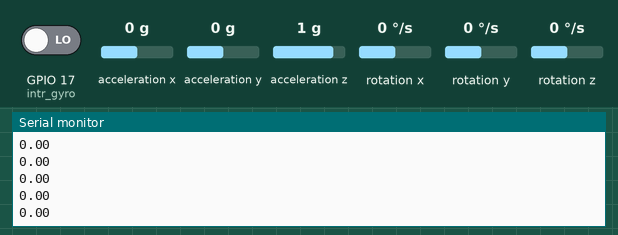
A sketch run on a simulated ESP32. Parts: the last lines printed to the serial monitor. The test bench sets the inputs (shaded band); at power-on: acceleration x 0 g, acceleration y 0 g, acceleration z 1 g, GPIO 17 (intr_gyro) LOW, rotation x 0 °/s, rotation y 0 °/s, rotation z 0 °/s. The sensor or clock chip raises its interrupt line as the real part does.

Above: at 1.7 s.
1.8 s: acceleration x set to -1.4 g
At 2.47 s:
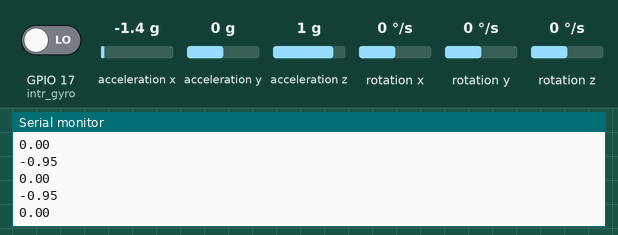
3.3 s: acceleration y set to -1.4 g
At 3.77 s:
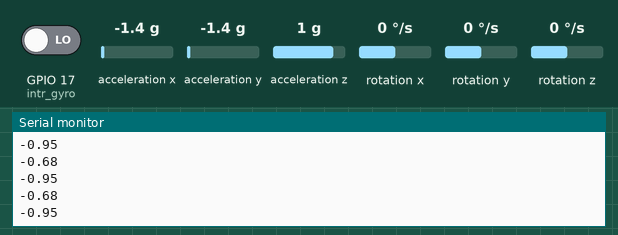
4.8 s: acceleration z set to -1.4 g
At 5.07 s:
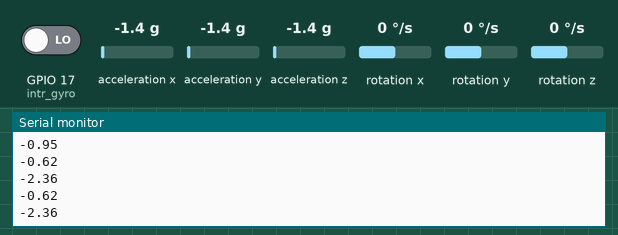
Timing chart, 0 to 7.8 s (numbered marks = the images above; inputs shaded):
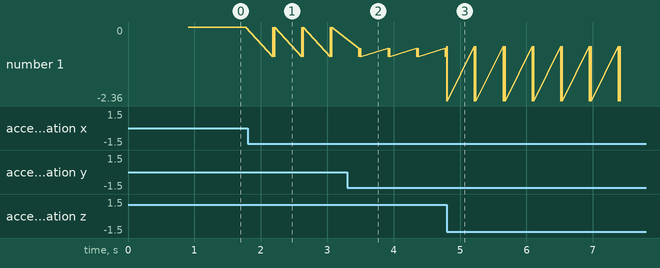

Measured:
- after the input at 1.8 s, the serial monitor: prints a new line after 0.38 s (image 1)
- after the input at 3.3 s, the serial monitor: prints a new line after 0.18 s (image 2)
- after the input at 4.8 s, the serial monitor: prints a new line at once (image 3)
- plotted number 1: -0.95 → -2.36 after the input at 4.8 s

The sketch:

autonomousaircraft.ino
```cpp
//------------------------------read pwm--------------------------------------
//volatile int pwm_value = 0;
//volatile int prev_time = 0;
//int reciever_pin = 4;
//int relay_pin = 16;
//
//void rising() {
//  attachInterrupt(reciever_pin, falling, FALLING);
//  prev_time = micros();
//}
//void falling() {
//  attachInterrupt(reciever_pin, rising, RISING);
//  pwm_value = micros()-prev_time;
//
//}
//void setup() {
//  pinMode(relay_pin, OUTPUT);
//    Serial.begin(115200);
//  attachInterrupt(reciever_pin, rising, RISING);
//}
//
//void loop() {
//  Serial.println(pwm_value);
//  if (pwm_value < 1450 && pwm_value > 10 ) // turn on autopilot mode
//  {
//     digitalWrite(relay_pin, HIGH);
//
//    }
//  else if (pwm_value > 1450){
//     digitalWrite(relay_pin, LOW);
//    }
//
//}

// -----------------------------------SDCARD----------------------------

///*
//* Connect the SD card to the following pins:
//*
//* SD Card | ESP32
//* D2 -
//* D3 SS
//* CMD MOSI
//* VSS GND
//* VDD 3.3V
//* CLK SCK
//* VSS GND
//* D0 MISO
//* D1 -
//*/
//#include "FS.h"
//#include "SD.h"
//#include "SPI.h"
//
//void listDir(fs::FS &fs, const char * dirname, uint8_t levels){
//Serial.printf("Listing directory: %s\n", dirname);
//
//File root = fs.open(dirname);
//if(!root){
//Serial.println("Failed to open directory");
//return;
//}
//if(!root.isDirectory()){
//Serial.println("Not a directory");
//return;
//}
//
//File file = root.openNextFile();
//while(file){
//if(file.isDirectory()){
//Serial.print(" DIR : ");
//Serial.println(file.name());
//if(levels){
//listDir(fs, file.name(), levels -1);
//}
//} else {
//Serial.print(" FILE: ");
//Serial.print(file.name());
//Serial.print(" SIZE: ");
//Serial.println(file.size());
//}
//file = root.openNextFile();
//}
//}
//
//void createDir(fs::FS &fs, const char * path){
//Serial.printf("Creating Dir: %s\n", path);
//if(fs.mkdir(path)){
//Serial.println("Dir created");
//} else {
//Serial.println("mkdir failed");
//}
//}
//
//void removeDir(fs::FS &fs, const char * path){
//Serial.printf("Removing Dir: %s\n", path);
//if(fs.rmdir(path)){
//Serial.println("Dir removed");
//} else {
//Serial.println("rmdir failed");
//}
//}
//
//void readFile(fs::FS &fs, const char * path){
//Serial.printf("Reading file: %s\n", path);
//
//File file = fs.open(path);
//if(!file){
//Serial.println("Failed to open file for reading");
//return;
//}
//
//Serial.print("Read from file: ");
//while(file.available()){
//Serial.write(file.read());
//}
//}
//
//void writeFile(fs::FS &fs, const char * path, const char * message){
//Serial.printf("Writing file: %s\n", path);
//
//File file = fs.open(path, FILE_WRITE);
//if(!file){
//Serial.println("Failed to open file for writing");
//return;
//}
//if(file.print(message)){
//Serial.println("File written");
//} else {
//Serial.println("Write failed");
//}
//}
//
//void appendFile(fs::FS &fs, const char * path, const char * message){
//Serial.printf("Appending to file: %s\n", path);
//
//File file = fs.open(path, FILE_APPEND);
//if(!file){
//Serial.println("Failed to open file for appending");
//return;
//}
//if(file.print(message)){
//Serial.println("Message appended");
//} else {
//Serial.println("Append failed");
//}
//}
//
//void renameFile(fs::FS &fs, const char * path1, const char * path2){
//Serial.printf("Renaming file %s to %s\n", path1, path2);
//if (fs.rename(path1, path2)) {
//Serial.println("File renamed");
//} else {
//Serial.println("Rename failed");
//}
//}
//
//void deleteFile(fs::FS &fs, const char * path){
//Serial.printf("Deleting file: %s\n", path);
//if(fs.remove(path)){
//Serial.println("File deleted");
//} else {
//Serial.println("Delete failed");
//}
//}
//
//void testFileIO(fs::FS &fs, const char * path){
//File file = fs.open(path);
//static uint8_t buf[512];
//size_t len = 0;
//uint32_t start = millis();
//uint32_t end = start;
//if(file){
//len = file.size();
//size_t flen = len;
//start = millis();
//while(len){
//size_t toRead = len;
//if(toRead > 512){
//toRead = 512;
//}
//file.read(buf, toRead);
//len -= toRead;
//}
//end = millis() - start;
//Serial.printf("%u bytes read for %u ms\n", flen, end);
//file.close();
//} else {
//Serial.println("Failed to open file for reading");
//}
//
//file = fs.open(path, FILE_WRITE);
//if(!file){
//Serial.println("Failed to open file for writing");
//return;
//}
//
//size_t i;
//start = millis();
//for(i=0; i<2048; i++){
//file.write(buf, 512);
//}
//end = millis() - start;
//Serial.printf("%u bytes written for %u ms\n", 2048 * 512, end);
//file.close();
//}
//
//void setup(){
//Serial.begin(115200);
//if(!SD.begin()){
//Serial.println("Card Mount Failed");
//return;
//}
//uint8_t cardType = SD.cardType();
//
//if(cardType == CARD_NONE){
//Serial.println("No SD card attached");
//return;
//}
//
//Serial.print("SD Card Type: ");
//if(cardType == CARD_MMC){
//Serial.println("MMC");
//} else if(cardType == CARD_SD){
//Serial.println("SDSC");
//} else if(cardType == CARD_SDHC){
//Serial.println("SDHC");
//} else {
//Serial.println("UNKNOWN");
//}
//
//uint64_t cardSize = SD.cardSize() / (1024 * 1024);
//Serial.printf("SD Card Size: %lluMB\n", cardSize);
//
////basic file operations that can be added to a loop
//
//listDir(SD, "/", 0);
//createDir(SD, "/mydir");
//listDir(SD, "/", 0);
//removeDir(SD, "/mydir");
//listDir(SD, "/", 2);
//writeFile(SD, "/hello.txt", "Hello ");
//appendFile(SD, "/hello.txt", "World!\n");
//readFile(SD, "/hello.txt");
//deleteFile(SD, "/foo.txt");
//renameFile(SD, "/hello.txt", "/foo.txt");
//readFile(SD, "/foo.txt");
//testFileIO(SD, "/test.txt");
//}
//
//void loop(){
//
//}


//----------------------------Gyro------------------------------------
#include <Arduino.h>
#include "MPU6050_6Axis_MotionApps20.h"
#include "I2Cdev.h"
#define MY_PIN 34 // we could choose any pin

const int servo1=35;
const int servo2=32;
const int intr_gyro = 17;
int variation = 2;


#if I2CDEV_IMPLEMENTATION == I2CDEV_ARDUINO_WIRE
    #include "Wire.h"
#endif

//Servo myservoY; // Roll
//Servo myservoX; // Pitch

MPU6050 mpu;
//MPU6050 mpu(0x69); // <-- use for AD0 high

#define OUTPUT_READABLE_YAWPITCHROLL

bool blinkState = false;

// MPU control/status vars
bool dmpReady = false;  // set true if DMP init was successful
uint8_t mpuIntStatus;   // holds actual interrupt status byte from MPU
uint8_t devStatus;      // return status after each device operation (0 = success, !0 = error)
uint16_t packetSize;    // expected DMP packet size (default is 42 bytes)
uint16_t fifoCount;     // count of all bytes currently in FIFO
uint8_t fifoBuffer[64]; // FIFO storage buffer

// orientation/motion vars
Quaternion q;           // [w, x, y, z]         quaternion container
VectorInt16 aa;         // [x, y, z]            accel sensor measurements
VectorInt16 aaReal;     // [x, y, z]            gravity-free accel sensor measurements
VectorInt16 aaWorld;    // [x, y, z]            world-frame accel sensor measurements
VectorFloat gravity;    // [x, y, z]            gravity vector
float euler[3];         // [psi, theta, phi]    Euler angle container
float ypr[3];           // [yaw, pitch, roll]   yaw/pitch/roll container and gravity vector

// packet structure for InvenSense teapot demo
uint8_t teapotPacket[14] = { '$', 0x02, 0,0, 0,0, 0,0, 0,0, 0x00, 0x00, '\r', '\n' };


// ================================================================
// ===               INTERRUPT DETECTION ROUTINE                ===
// ================================================================

volatile bool mpuInterrupt = false;     // indicates whether MPU interrupt pin has gone high
void dmpDataReady() {
    mpuInterrupt = true;
}


// ================================================================
// ===                      INITIAL SETUP                       ===
// ================================================================

void setup() {
  Serial.begin(115200);
//    pinMode(servo1, OUTPUT);
//    pinMode(servo2, OUTPUT);

//     pinMode(MY_PIN, INPUT);
//     digitalWrite(MY_PIN, HIGH);


    // join I2C bus (I2Cdev library doesn't do this automatically)
    #if I2CDEV_IMPLEMENTATION == I2CDEV_ARDUINO_WIRE
        Wire.begin();
//        TWBR = 24; // 400kHz I2C clock (200kHz if CPU is 8MHz)
    #elif I2CDEV_IMPLEMENTATION == I2CDEV_BUILTIN_FASTWIRE
        Fastwire::setup(400, true);
    #endif

//Attach servo

//  myservoY.attach(33); // Attach Y servo to pin 33
//  myservoX.attach(25);// Attach X servo to pin 25

//  myservoY.write(0);
//  myservoX.write(0);


    // initialize serial communication
    // (115200 chosen because it is required for Teapot Demo output, but it's
    // really up to you depending on your project)

    while (!Serial); // wait for Leonardo enumeration, others continue immediately

    // NOTE: 8MHz or slower host processors, like the Teensy @ 3.3v or Ardunio
    // Pro Mini running at 3.3v, cannot handle this baud rate reliably due to
    // the baud timing being too misaligned with processor ticks. You must use
    // 38400 or slower in these cases, or use some kind of external separate
    // crystal solution for the UART timer.

    // initialize device

    mpu.initialize();

    // verify connection


/*
    // wait for ready
    Serial.println(F("\nSend any character to begin DMP programming and demo: "));
    while (Serial.available() && Serial.read()); // empty buffer
    while (!Serial.available());                 // wait for data
    while (Serial.available() && Serial.read()); // empty buffer again
*/
    // load and configure the DMP

    devStatus = mpu.dmpInitialize();

    // supply your own gyro offsets here, scaled for min sensitivity
    mpu.setXGyroOffset(220);
    mpu.setYGyroOffset(76);
    mpu.setZGyroOffset(-85);
    mpu.setZAccelOffset(1788); // 1688 factory default for my test chip

    // make sure it worked (returns 0 if so)
    if (devStatus == 0)
    {
        // turn on the DMP, now that it's ready

        mpu.setDMPEnabled(true);

        // enable Arduino interrupt detection

        attachInterrupt(intr_gyro, dmpDataReady, RISING);
        mpuIntStatus = mpu.getIntStatus();

        // set our DMP Ready flag so the main loop() function knows it's okay to use it

        dmpReady = true;

        // get expected DMP packet size for later comparison
        packetSize = mpu.dmpGetFIFOPacketSize();
    } else {
        // ERROR!
        // 1 = initial memory load failed
        // 2 = DMP configuration updates failed
        // (if it's going to break, usually the code will be 1)


    }

    // configure LED for output

}


// ================================================================
// ===                    MAIN PROGRAM LOOP                     ===
// ================================================================

void loop() {
    // if programming failed, don't try to do anything
    if (!dmpReady) return;

    // wait for MPU interrupt or extra packet(s) available
    while (!mpuInterrupt && fifoCount < packetSize) {
        // other program behavior stuff here
        // .
        // .
        // .
        // if you are really paranoid you can frequently test in between other
        // stuff to see if mpuInterrupt is true, and if so, "break;" from the
        // while() loop to immediately process the MPU data
        // .
        // .
        // .
    }

    // reset interrupt flag and get INT_STATUS byte
    mpuInterrupt = false;
    mpuIntStatus = mpu.getIntStatus();

    // get current FIFO count
    fifoCount = mpu.getFIFOCount();

    // check for overflow (this should never happen unless our code is too inefficient)
    if ((mpuIntStatus & 0x10) || fifoCount == 1024) {
        // reset so we can continue cleanly
        mpu.resetFIFO();

    // otherwise, check for DMP data ready interrupt (this should happen frequently)
    } else if (mpuIntStatus & 0x02) {
        // wait for correct available data length, should be a VERY short wait
        while (fifoCount < packetSize) fifoCount = mpu.getFIFOCount();

        // read a packet from FIFO
        mpu.getFIFOBytes(fifoBuffer, packetSize);

        // track FIFO count here in case there is > 1 packet available
        // (this lets us immediately read more without waiting for an interrupt)
        fifoCount -= packetSize;

        #ifdef OUTPUT_READABLE_YAWPITCHROLL
            // display Euler angles in degrees
            mpu.dmpGetQuaternion(&q, fifoBuffer);
            mpu.dmpGetGravity(&gravity, &q);
            mpu.dmpGetYawPitchRoll(ypr, &q, &gravity);

        Serial.println(ypr[1] );
      Serial.println(ypr[2] );
      Serial.print("\n");

//            myservoY.write(int( -0.03*variation*ypr[1] * 180/M_PI)+90);   // Rotation around Y and changethe value variation multiplying pitch to change the sensitivity

//            myservoX.write(int( 0.03*variation*ypr[2] * -180/M_PI)+90);   // Rotation around X and changethe value variation multiplying roll to change the sensitivity

        #endif


    }

}


// -------------------------------servo control -------------------------------------------------

//const int freq = 50;
//const int ch_x = 0;
//const int ch_y = 1;
//const int resolution = 10;
//const int servo_x = 0;
//const int servo_y = 15;
//
//int servo(int ch,int duty){
//    ledcWrite(ch, duty);
//}
//
//void setup(){
//  Serial.begin(115200);
//  // configure Servo PWM functionalitites
//  ledcSetup(ch_x, freq, resolution);
//  ledcSetup(ch_y, freq, resolution);
//
//  // attach the channel to the GPIO to be controlled
//  ledcAttachPin(servo_x, ch_x);
//  ledcAttachPin(servo_y, ch_y);
//}
//
//void loop(){
//
// for(int dutyCycle = 25; dutyCycle <= 130; dutyCycle++){
//    // changing the LED brightness with PWM
//    servo(ch_x, dutyCycle);
//    delay(5);
//  }
//
//  // decrease the LED brightness
//  for(int dutyCycle = 130; dutyCycle >= 25; dutyCycle--){
//    // changing the LED brightness with PWM
//    ledcWrite(ch_x, dutyCycle);
//    delay(5);
//  }
//
//}
//
```
